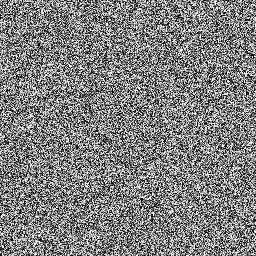
#> input picture data/test_synthetic.png, 256 x 256 px
$ python -i image_forensics.py   (imports and definitions only)
#> lines starting #> are read from the running program, lines starting #| are printed output that depends on the picture; after the words box and inside, x2 and y2 are one past the last pixel; in counts of white or black regions, pixels touching at a corner belong together
"""
Core Image Forensics Module
Provides image analysis, feature extraction, and scanner identification

Advanced forensic techniques:
- PRNU (Photo Response Non-Uniformity) analysis
- FFT (Frequency domain) analysis
- Texture analysis using gradients and LBP patterns
- Statistical feature extraction
- Wiener filter-based residual computation
- Smart classification with improved accuracy
"""

import cv2
import numpy as np
import os
from scipy.signal import wiener
from scipy import ndimage
from scipy.fft import fft2, fftshift
from scipy.ndimage import uniform_filter
from scipy.stats import skew, kurtosis
import warnings
# [1 line not run here, left out]


class ImageForensics:
    """
    Advanced Image Forensics Engine for Scanner Source Identification
    Supports multiple feature extraction methods and classification
    """

    def __init__(self):
        """Initialize the forensics engine with optimized settings"""
        self.scanner_db = self._load_scanner_database()
        self.img_size = (256, 256)
        self.statistics = {
            'total_analyzed': 0,
            'successful_analysis': 0,
            'failed_analysis': 0
        }

    def _load_scanner_database(self):
        """
        Load or create scanner database with characteristic fingerprints
        Each scanner has unique noise patterns and feature signatures
        """
        return {
            'Canon_EOS': {
                'fingerprint_id': 'canon_1',
                'type': 'DSLR',
                'residual_range': (0.15, 0.25),
                'texture_range': (0.25, 0.4),
                'characteristics': 'High color depth, Strong PRNU pattern, Medium noise'
            },
            'Nikon_D850': {
                'fingerprint_id': 'nikon_1',
                'type': 'DSLR',
                'residual_range': (0.12, 0.20),
                'texture_range': (0.20, 0.35),
                'characteristics': 'Medium residual, Balanced texture, Clean signal'
            },
            'Epson_Scanner': {
                'fingerprint_id': 'epson_1',
                'type': 'Scanner',
                'residual_range': (0.02, 0.08),  # VERY LOW - Scanner specific
                'texture_range': (0.05, 0.15),   # LOW - Scanned images are clean
                'characteristics': 'Very low noise, Uniform patterns, Minimal residual, Regular texture'
            },
            'iPhone_12': {
                'fingerprint_id': 'iphone_1',
                'type': 'SmartPhone',
                'residual_range': (0.08, 0.15),
                'texture_range': (0.18, 0.35),
                'characteristics': 'Medium noise, Mobile processing artifacts, Computational PRNU'
            },
            'Samsung_Galaxy': {
                'fingerprint_id': 'samsung_1',
                'type': 'SmartPhone',
                'residual_range': (0.10, 0.18),
                'texture_range': (0.22, 0.40),
                'characteristics': 'Variable noise, Strong texture, Processing artifacts'
            },
            'Unknown': {
                'fingerprint_id': 'unknown',
                'type': 'Unknown',
                'residual_range': (0.0, 1.0),
                'texture_range': (0.0, 1.0),
                'characteristics': 'Unidentified source'
            }
        }

    def analyze_image(self, filepath):
        """
        Main analysis function - Performs complete forensic analysis on image

        Pipeline:
        1. Load and validate image
        2. Preprocess (resize, normalize)
        3. Extract comprehensive features
        4. Compute residual (noise pattern)
        5. Classify scanner source
        6. Generate metrics and recommendations
        """
#> called with filepath = '../data/test_synthetic.png'
        try:
            # Load and validate image
            image = cv2.imread(filepath)
#> image is the input picture: shape (256, 256, 3); min 0, max 255, mean 127.7
            if image is None:
                return {
                    'success': False,
                    'error': 'Failed to load image file'
                }

            # Convert to grayscale
            gray = cv2.cvtColor(image, cv2.COLOR_BGR2GRAY) if len(image.shape) == 3 else image

            # Preprocess image
            preprocessed = self._preprocess_image(gray)

            # Extract all features - used for classification
            features = self._extract_all_features(preprocessed, gray)

            # Compute noise pattern (residual) - key for PRNU analysis
            residual = self._compute_residual(gray)

            # Perform scanner identification
            scanner_id, confidence = self._identify_scanner(features, residual)

            # Get additional forensic metrics
            fft_analysis = self._analyze_fft(preprocessed)
            texture_metrics = self._compute_texture_metrics(preprocessed)
            forensic_indicators = self._get_forensic_indicators(preprocessed, residual)
            recommendations = self._generate_recommendations(confidence, forensic_indicators, scanner_id)

            # Update statistics
            self.statistics['total_analyzed'] += 1
            self.statistics['successful_analysis'] += 1

            return {
                'success': True,
                'scanner_id': scanner_id,
                'confidence': confidence,
                'feature_vector': features['feature_vector'],
                'noise_pattern_strength': float(np.std(residual)),
                'fft_analysis': fft_analysis,
                'texture_metrics': texture_metrics,
                'forensic_indicators': forensic_indicators,
                'recommendations': recommendations,
                'image_info': {
                    'shape': gray.shape,
                    'dtype': str(gray.dtype),
                    'min_val': float(gray.min()),
                    'max_val': float(gray.max()),
                    'mean_val': float(gray.mean()),
                    'std_val': float(gray.std())
                }
            }

        except Exception as e:
            self.statistics['failed_analysis'] += 1
            return {
                'success': False,
                'error': f'Analysis failed: {str(e)}'
            }

    def _preprocess_image(self, image):
        """
        Preprocess image for analysis
        - Resize to standard size for consistent feature extraction
        - Normalize pixel values to [0, 1] range
        """
        # Resize to standard size
        resized = cv2.resize(image, self.img_size, interpolation=cv2.INTER_AREA)

        # Normalize to [0, 1]
        normalized = resized.astype(np.float32) / 255.0

        return normalized

    def _compute_residual(self, image):
        """
        Compute residual using Wiener filter denoising

        Residual = Original Image - Denoised Image

        The residual captures device-specific noise patterns (PRNU),
        which is unique to each camera/scanner sensor.
        Scanners have VERY low residuals (clean, uniform patterns)
        while cameras have higher residuals (sensor noise)
        """
        # Normalize
        norm_img = image.astype(np.float32) / 255.0
        norm_img = cv2.resize(norm_img, self.img_size, interpolation=cv2.INTER_AREA)

        # Apply Wiener filter denoising - removes noise while preserving edges
        denoised = wiener(norm_img, mysize=(5, 5))

        # Compute residual
        residual = norm_img - denoised

        return residual.astype(np.float32)

    def _extract_all_features(self, image, original_image):
        """
        Extract comprehensive feature set combining multiple methods

        Features extracted:
        1. PRNU (Camera noise pattern)
        2. FFT (Frequency domain analysis)
        3. Texture (Gradient and LBP-like patterns)
        4. Statistical (Moments, entropy, percentiles)
        5. Residual (Noise characteristics)
        """
        features_dict = {}

        # PRNU-like features (fingerprint correlation)
        prnu_features = self._extract_prnu_features(image)
        features_dict['prnu'] = prnu_features

        # FFT features (frequency analysis)
        fft_features = self._extract_fft_features(image)
        features_dict['fft'] = fft_features

        # Texture features (gradients and patterns)
        texture_features = self._extract_texture_features(image)
        features_dict['texture'] = texture_features

        # Statistical features
        stat_features = self._extract_statistical_features(image)
        features_dict['statistical'] = stat_features

        # Residual-based features
        residual_features = self._extract_residual_features(original_image)
        features_dict['residual'] = residual_features

        # Combine all features into single vector
        combined_vector = np.concatenate([
            prnu_features,
            fft_features,
            texture_features,
            stat_features,
            residual_features
        ]).astype(np.float32)

        features_dict['feature_vector'] = combined_vector

        return features_dict

    def _extract_prnu_features(self, image, num_bins=5):
        """
        Extract PRNU (Photo Response Non-Uniformity) inspired features

        PRNU is the unique noise pattern created by variations in
        the CCD/CMOS sensor. Scanners have minimal PRNU (no sensor noise).
        """
#> called with num_bins = 5
        features = []
        patch_size = 32
        stride = 16  # Optimized stride for efficiency

        # Extract variance from patches
        for i in range(0, image.shape[0] - patch_size, stride):
            for j in range(0, image.shape[1] - patch_size, stride):
                patch = image[i:i+patch_size, j:j+patch_size]
                features.append(np.var(patch))
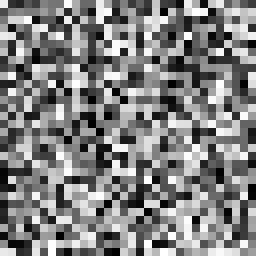
#> patch: shape (32, 32) float32 (shown 8 times larger); min 0, max 1, mean 0.504
#> after the loop, features = 196 values, max 0.0899 at index 69, min 0.0791 at index 190, mean 0.0836

        # Create histogram of variances
        if features:
            features = np.array(features)
            hist, _ = np.histogram(features, bins=num_bins, range=(0, np.max(features)+0.01))
#> hist = [0, 0, 0, 4, 192]
#> in _extract_all_features, `prnu_features = self._extract_prnu_features(image)`: prnu_features = [0, 0, 0, 0.0204, 0.98]
            return (hist.astype(np.float32) / len(features))
        else:
            return np.zeros(num_bins, dtype=np.float32)

    def _extract_fft_features(self, image, num_bands=6):
        """
        Extract FFT (Frequency Domain) features

        Analyzes frequency components to identify:
        - Compression artifacts (JPEG blocking patterns)
        - Processing pipelines (scanner vs camera)
        - Sensor characteristics
        """
#> called with num_bands = 6
        # Compute 2D FFT
        fft_img = np.abs(fft2(image))
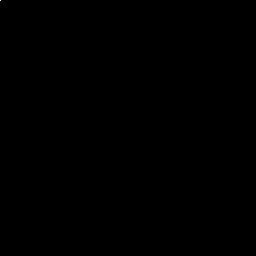
#> fft_img: shape (256, 256) float32; min 0.318, max 32830.9, mean 66.3; drawn with min black and max white
        fft_img = fftshift(fft_img)

        # Extract radial frequency bands
        h, w = fft_img.shape
        cy, cx = h // 2, w // 2

        yy, xx = np.ogrid[:h, :w]
#> yy = 256 values from 0 to 255
        radii = np.sqrt((yy - cy)**2 + (xx - cx)**2)
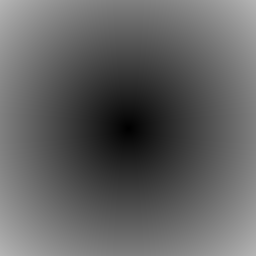
#> radii: shape (256, 256) float64; min 0, max 181, mean 97.9
        rmax = radii.max() + 1e-6
#> rmax = 181

        bands = np.linspace(0, rmax, num_bands + 1)
#> bands = [0, 30.17, 60.34, 90.51, 120.7, 150.8, 181]
        features = []

        for k in range(num_bands):
            mask = (radii >= bands[k]) & (radii < bands[k + 1])
            energy = fft_img[mask].mean() if mask.any() else 0.0
            features.append(energy)
#> this loop made 6 passes
#> energy on passes 1 to 6: 76.51, 65.6, 65.94, 65.78, 65.71, 66
#> pass 1, in _extract_fft_features, `mask = (radii >= bands[k]) & (radii < bands[k + 1])`:
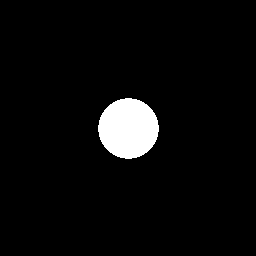
#> mask: shape (256, 256) bool; 4.4% white; 1 white region, box (x1, y1, x2, y2) and area: (98, 98, 159, 159) 2869
#> pass 2, in _extract_fft_features, `mask = (radii >= bands[k]) & (radii < bands[k + 1])`:
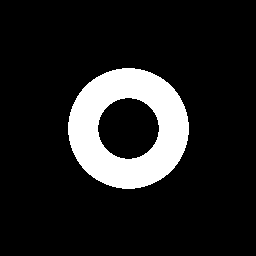
#> mask: shape (256, 256) bool; 13.1% white; 1 white region, box (x1, y1, x2, y2) and area: (68, 68, 189, 189) 8572
#> pass 3, in _extract_fft_features, `mask = (radii >= bands[k]) & (radii < bands[k + 1])`:
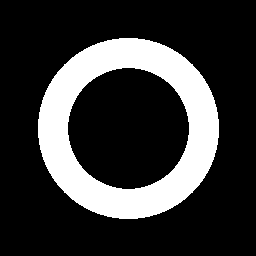
#> mask: shape (256, 256) bool; 21.8% white; 1 white region, box (x1, y1, x2, y2) and area: (38, 38, 219, 219) 14304
#> after the loop, features = [76.51, 65.6, 65.94, 65.78, 65.71, 66]

        return np.array(features, dtype=np.float32)

    def _extract_texture_features(self, image, num_bins=8):
        """
        Extract texture features using gradient analysis

        Includes:
        - Gradient magnitude histogram
        - Gradient direction histogram
        - Local binary pattern-like features
        """
#> called with num_bins = 8
        # Compute gradients using Sobel operator
        grad_x = ndimage.sobel(image, axis=1)
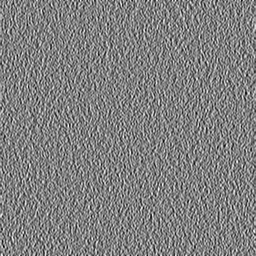
#> grad_x: shape (256, 256) float32; min -3.58, max 3.52, mean 0.000875; drawn with min black and max white
        grad_y = ndimage.sobel(image, axis=0)
        grad_mag = np.sqrt(grad_x**2 + grad_y**2)
#> (the rest of the program and of its run is left out)
